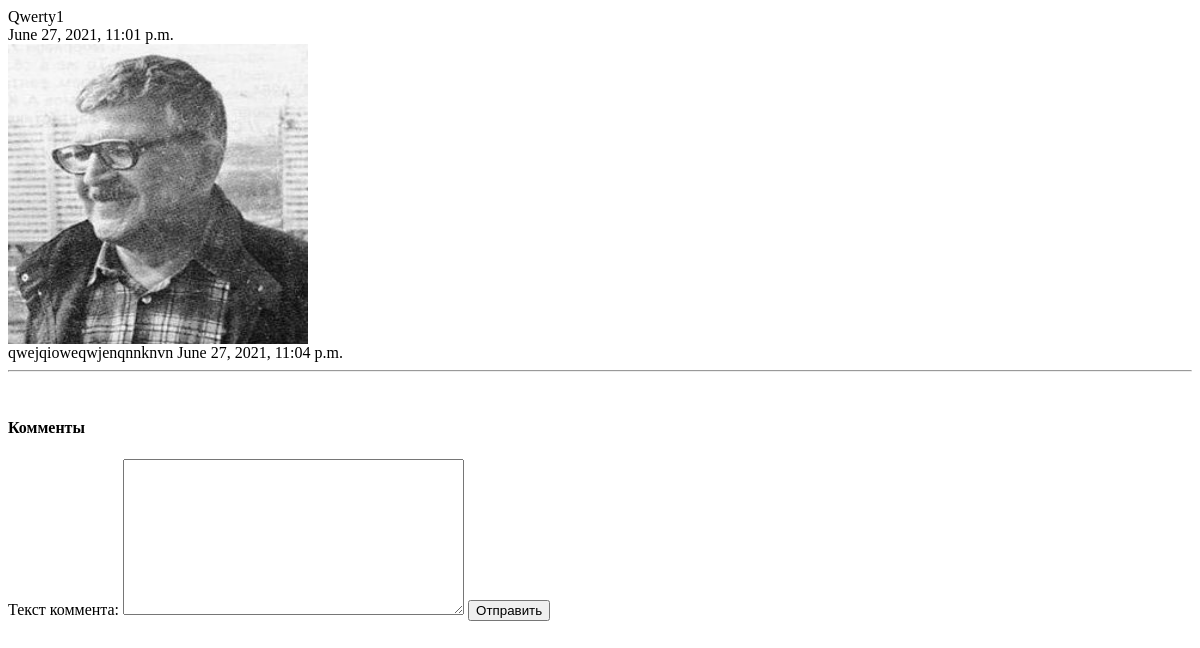
The app's page /post/1 (signed in), older data.
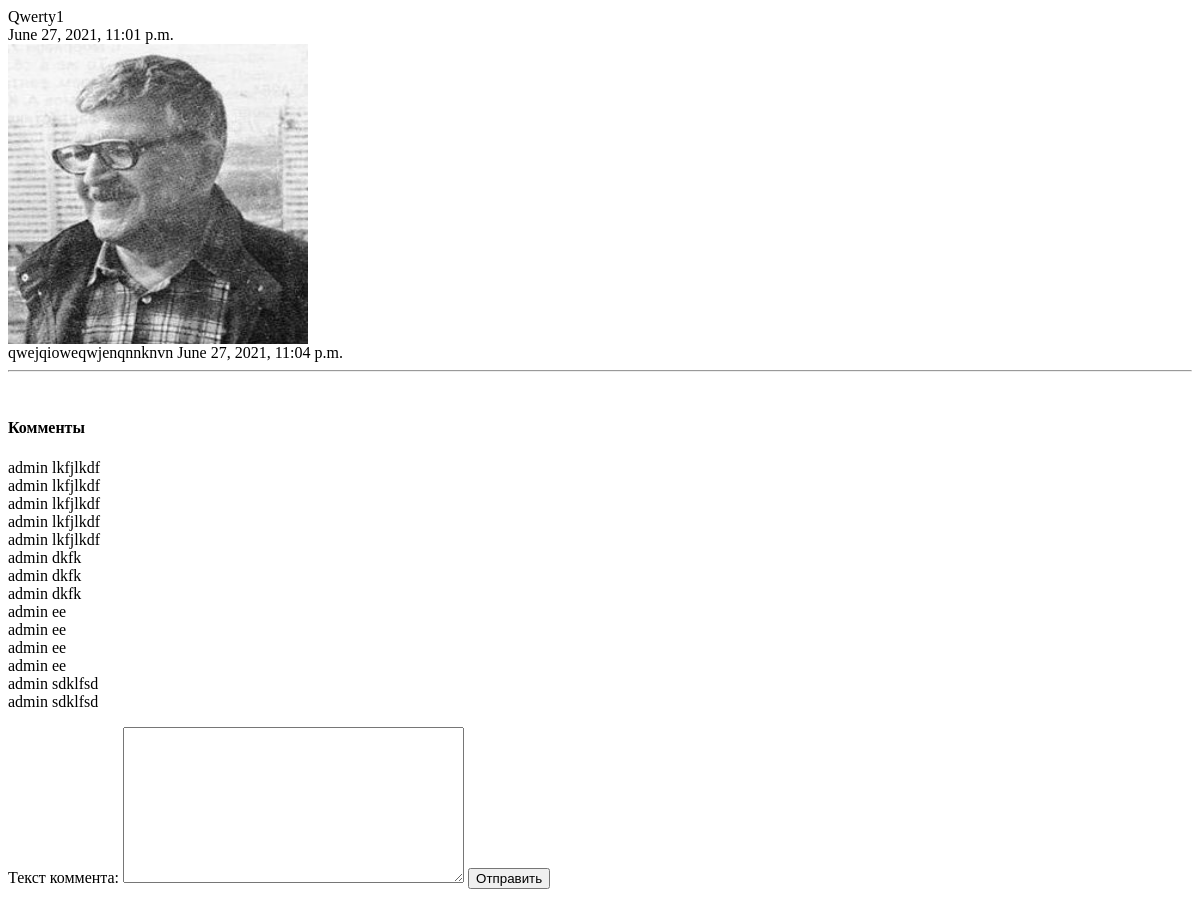
The same page, newer data.
### post/models.py (models this page shows, shortened)
class Post(models.Model):
    class Meta():
        db_table = 'post'
        verbose_name = 'Статья'
        verbose_name_plural = 'Статьи'
        ordering = ['create']
    title = models.CharField('Заголоваок', max_length=100)
    text = models.TextField('Текст статьи', max_length=1200)
    image = models.ImageField('Изображение', upload_to='post/', blank=True)
    create = models.DateTimeField('Создание', auto_now_add=True)
    update = models.DateTimeField('Обновление', auto_now=True)
    moder = models.BooleanField('Модерация', default=False)

class CommentPost(models.Model):
    class Meta():
        db_table = 'comments'
        verbose_name = 'Комментарий'
        verbose_name_plural = 'Комментарии'
    user = models.ForeignKey(User, on_delete=models.PROTECT)
    post = models.ForeignKey(Post, on_delete=models.PROTECT)
    text = models.TextField('Текст коммента')
    create = models.DateTimeField(auto_now_add=True, verbose_name='Дата коммента')
    moder = models.BooleanField(default=False)

### post/views.py (the view)
# urls.py: path('post/<int:pk>', views.post_single, name='post_single'),
def post_single(request, pk):
    post = get_object_or_404(Post, pk=pk)
    if request.method == 'POST':
        form = CommentForm(request.POST)
        if form.is_valid():
            comm = form.save(commit=False)
            comm.user = request.user
            comm.post = post
            comm.save()
    else:
        form = CommentForm()
    return render(request, 'post/post_single.html', {'post': post, 'form': form})

### post/forms.py
class CommentForm(forms.ModelForm):
    class Meta:
        model = CommentPost
        fields = ('text',)

### templates/post/post_single.html (shortened to what this page needs)
{{ post.create }}<br/>
    {% if post.image %}
    <img src="{{ MEDIA_URL }}{{ post.image.url }}" width="300" height="300"> <br/>
    {% endif %}{{ post.text }}
{{ post.update }} <hr>  <br/>
{% if user.is_active %}
<h4>Комменты</h4>
{% for com in post.commentpost_set.all %}
    {{ com.user }}
    {{ com.text }}<br/>
{% endfor %}
{% endif %}
<p>
    <form action="" method="POST">
        {{ form }}
        <input type="submit" value="Отправить">
    </form>
</p>

Row changes from the older to the newer data that the page shows:
added CommentPost: user "admin", text "lkfjlkdf"
added CommentPost: user "admin", text "lkfjlkdf"
added CommentPost: user "admin", text "lkfjlkdf"
added CommentPost: user "admin", text "lkfjlkdf"
added CommentPost: user "admin", text "lkfjlkdf"
added CommentPost: user "admin", text "dkfk"
added CommentPost: user "admin", text "dkfk"
added CommentPost: user "admin", text "dkfk"
added CommentPost: user "admin", text "ee"
added CommentPost: user "admin", text "ee"
added CommentPost: user "admin", text "ee"
added CommentPost: user "admin", text "ee"
added CommentPost: user "admin", text "sdklfsd"
added CommentPost: user "admin", text "sdklfsd"
